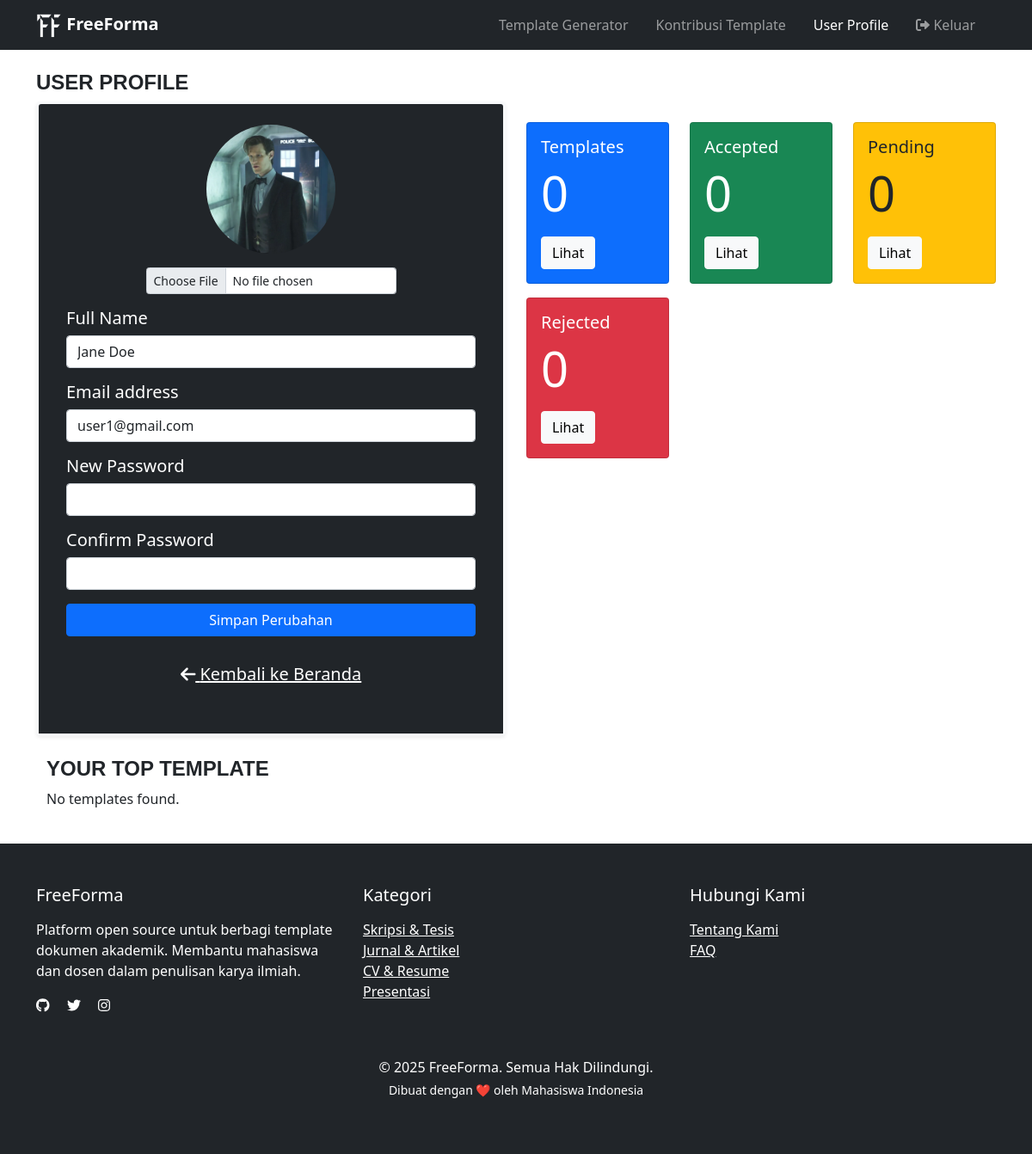
The app's page /pages/user/user_profile.php (signed in) with its own data.
### tables this page shows
CREATE TABLE `User` (
  `id` int(11) NOT NULL,
  `fullname` varchar(255) DEFAULT NULL,
  `email` varchar(255) DEFAULT NULL,
  `foto` varchar(255) DEFAULT NULL,
  `password` varchar(255) DEFAULT NULL,
  `role` enum('user','admin') DEFAULT NULL,
  `isActive` tinyint(1) NOT NULL DEFAULT '1',
  `resetPasswordToken` varchar(255) DEFAULT NULL
);

### pages/user/user_profile.php (the view, shortened to what this page needs)
<?php
include '../koneksi.php';
$userData = null;
if (isset($_SESSION['user_id'])) {
  $userId = $_SESSION['user_id'];
  $query = "SELECT * FROM User WHERE id = ?";
  $stmt = $koneksi->prepare($query);
  $stmt->bind_param("i", $userId);
  $stmt->execute();
  $result = $stmt->get_result();
  if ($result->num_rows > 0) {
    $userData = $result->fetch_assoc();
  } else {
    echo "User not found.";
  }
} else {
  echo "You are not logged in.";
}
?>
<!DOCTYPE html>
<html lang="en">
<head>
  <link href="https://cdn.jsdelivr.net/npm/bootstrap@5.0.2/dist/css/bootstrap.min.css" rel="stylesheet"
>
  <link rel="stylesheet" href="https://cdn.jsdelivr.net/npm/bootstrap-icons@1.11.3/font/bootstrap-icons.min.css">
  <link href="https://cdnjs.cloudflare.com/ajax/libs/font-awesome/6.0.0/css/all.min.css" rel="stylesheet">
</head>
<body>
  <nav class="navbar navbar-expand-lg navbar-dark bg-dark">
    <div class="container">
      <a class="navbar-brand fw-bold" href="#">
        <img src="../../assets/logo-white.png" alt="FF" width="30" height="30" class="">
        FreeForma
      </a>
      <div class="d-flex justify-content-between w-100 mr-4">
        <div class="collapse navbar-collapse d-flex justify-content-center mx-3" id="navbarSupportedContent">
          <ul class="navbar-nav ms-auto mb-2 mb-lg-0">
            <li class="nav-item me-3">
              <a class="nav-link" aria-current="page" href="./user_template_generator.php">Template Generator</a>
            </li>
            <li class="nav-item me-3">
              <a class="nav-link" href="./user_kontribusi_template.php">Kontribusi Template</a>
            </li>
            <li class="nav-item me-3">
              <a class="nav-link active" href="./user_profile.php">User Profile</a>
            </li>
            <li class="nav-item">
              <a class="nav-link" href="../logout.php" onclick="return confirm('Apakah Anda yakin ingin keluar?');">
                <i class="fas fa-sign-out-alt"></i> Keluar
              </a>
            </li>
          </ul>
        </div>
      </div>
    </div>
  </nav>
  <div class="container mt-4">
    <div class="row">
      <div class="col-12">
        <h4 class="fw-bold text-start" style="font-family: 'Poppins', sans-serif;">USER PROFILE</h4>
      </div>
    </div>
    <div class="row align-items-start">
      <div class="col-md-6">
        <div class="card rounded-3 border-3 border-light shadow-sm ">
          <div class="card-header bg-dark text-white">
            <h5 class="mb-0">
              <div class="card-body">
                <form action="" method="POST" enctype="multipart/form-data">
                  <div class="mb-3">
                    <div class="text-center">
                      <img src="<?= isset($userData['foto']) ? '../../assets/users/' . htmlspecialchars($userData['foto']) : '../../assets/users/684d5e5246a78-avatar.png'; ?>" alt="Profile Photo" class="img-fluid rounded-circle mb-3" style="width: 150px; height: 150px;">
                    </div>
                    <div class="text-center">
                      <input class="form-control form-control-sm d-inline-block w-auto" type="file" id="profilePhoto" name="profilePhoto" accept="image/*">
                    </div>
                  </div>
                  <div class="mb-3">
                    <label for="fullname" class="form-label">Full Name</label>
                    <input type="text" class="form-control" id="fullname" name="fullname" value="<?= isset($userData['fullname']) ? htmlspecialchars($userData['fullname']) : ''; ?>">
                  </div>
                  <div class="mb-3">
                    <label for="email" class="form-label">Email address</label>
                    <input type="email" class="form-control" id="email" name="email" value="<?= isset($userData['email']) ? htmlspecialchars($userData['email']) : ''; ?>">
                  </div>
                  <div class="mb-3">
                    <label for="password" class="form-label">New Password</label>
                    <input type="password" class="form-control" id="password" name="password" pattern=".{8,}" title="minimal password 8 karakter">
                  </div>
                  <div class="mb-3">
                    <label for="confirmPassword" class="form-label">Confirm Password</label>
                    <input type="password" class="form-control" id="confirmPassword" name="confirmPassword">
                  </div>
                  <div class="d-grid">
                    <button type="submit" class="btn btn-primary" name="updateProfile">Simpan Perubahan</button>
                  </div>
                </form>
                <div class="text-center my-4">
                  <a href="../index.php?title=Beranda" class="nav-link text-white text-decoration-underline mb-3">
                    <i class="fas fa-arrow-left"></i>
                    Kembali ke Beranda
                  </a>
                </div>
              </div>
          </div>
        </div>
      </div>
      <div class="col-md-6">
        <div class="row my-4">
          <div class="col-md-4">
            <div class="card text-white bg-primary mb-3">
              <div class="card-body">
                <h5 class="card-title">Templates</h5>
                <p class="card-text display-4">
                  <?php
                  $query = "SELECT COUNT(*) AS total FROM Template WHERE author = $userId";
                  $result = mysqli_query($koneksi, $query);
                  $row = mysqli_fetch_assoc($result);
                  echo htmlspecialchars($row['total']);
                  ?>
                </p>
                <a href="user_kontribusi_template.php" class="btn btn-light">Lihat</a>
              </div>
            </div>
          </div>
          <div class="col-md-4">
            <div class="card text-white bg-success mb-3">
              <div class="card-body">
                <h5 class="card-title">Accepted</h5>
                <p class="card-text display-4">
                  <?php
                  $query = "SELECT COUNT(*) AS total FROM Template WHERE approvalStatus = 'accepted' AND author = $userId";
                  $result = mysqli_query($koneksi, $query);
                  $row = mysqli_fetch_assoc($result);
                  echo htmlspecialchars($row['total']);
                  ?>
                </p>
                <a href="user_kontribusi_template.php" class="btn btn-light">Lihat</a>
              </div>
            </div>
          </div>
          <div class="col-md-4">
            <div class="card text-dark bg-warning mb-3">
              <div class="card-body">
                <h5 class="card-title">Pending</h5>
                <p class="card-text display-4">
                  <?php
                  $query = "SELECT COUNT(*) AS total FROM Template WHERE approvalStatus = 'pending' AND author = $userId";
                  $result = mysqli_query($koneksi, $query);
                  $row = mysqli_fetch_assoc($result);
                  echo htmlspecialchars($row['total']);
                  ?>
                </p>
                <a href="user_kontribusi_template.php" class="btn btn-light">Lihat</a>
              </div>
            </div>
          </div>
          <div class="col-md-4">
            <div class="card text-white bg-danger mb-3">
              <div class="card-body">
                <h5 class="card-title">Rejected</h5>
                <p class="card-text display-4">
                  <?php
                  $query = "SELECT COUNT(*) AS total FROM Template WHERE approvalStatus = 'rejected' AND author = $userId";
                  $result = mysqli_query($koneksi, $query);
                  $row = mysqli_fetch_assoc($result);
                  echo htmlspecialchars($row['total']);
                  ?>
                </p>
                <a href="user_kontribusi_template.php" class="btn btn-light">Lihat</a>
              </div>
            </div>
          </div>
        </div>
      </div>
    </div>
    <div class="container mt-4">
      <div class="row">
        <div class="col-12">
          <h4 class="fw-bold text-start" style="font-family: 'Poppins', sans-serif;"> YOUR TOP TEMPLATE</h4>
        </div>
      </div>
      <div class="row">
        <?php
        $query = "SELECT * FROM Template WHERE author = $userId AND approvalStatus = 'accepted' AND isActive = 1 ORDER BY downloadCount DESC LIMIT 8";
        $result = mysqli_query($koneksi, $query);
        if (mysqli_num_rows($result) > 0) {
          while ($template = mysqli_fetch_assoc($result)) {
            echo '<div class="col-md-3 mb-4">';
            echo '<div class="card h-100 shadow-sm bg-dark text-white">';
            echo '<img src="../../templates/covers/' . htmlspecialchars($template['coverImage']) . '" class="card-img-top" alt="Template Cover">';
            echo '<div class="card-body">';
            echo '<h5 class="card-title">' . htmlspecialchars($template['templateName']) . '</h5>';
            echo '<p class="card-text">Kategori: ' . htmlspecialchars($template['category']) . '</p>';
            echo '<p class="card-text"><i class="bi bi-download"></i> ' . (int)$template['downloadCount'] . ' Downloads</p>';
            echo '<p class="card-text text-white"><small class="text-active">Last updated ' . date('d M Y', strtotime($template['updatedAt'])) . '</small></p>';
            echo '</div>';
            echo '</div>';
            echo '</div>';
          }
        } else {
          echo '<p>No templates found.</p>';
        }
        ?>
      </div>
    </div>
  </div>
  <br />
  <?php include './components/footer.php' ?>
</body>
</html>

### records on screen
user: foto (picture), fullname "Jane Doe", email "user1@gmail.com"

### other values on screen
$row['total'] "0"
